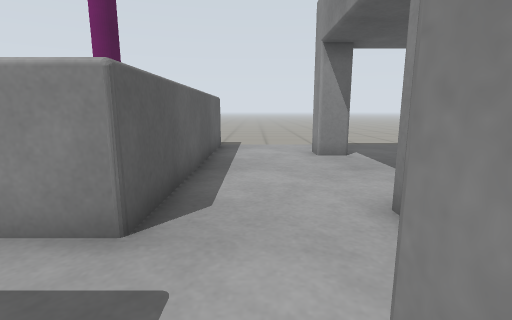
View 1 (above)

17 first-person views from a walk through a world built for the Gazebo simulator. The camera is 0.72 m above the floor, tilts 10° down and sees 85° across. The floor is counted in squares, 0.5 m on a side. Each view is taken from the middle of a square. On the plan, view 1 faces up. The plan holds only what a view shows up to about 14 squares ahead; the rest is blank.

View 2
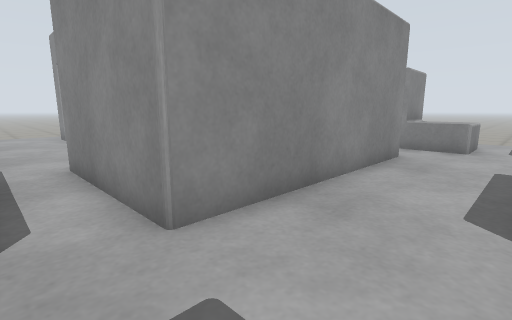

View 3
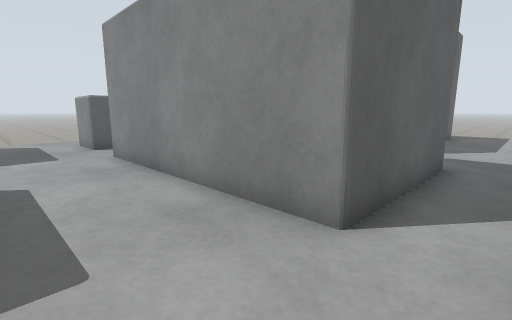

View 4
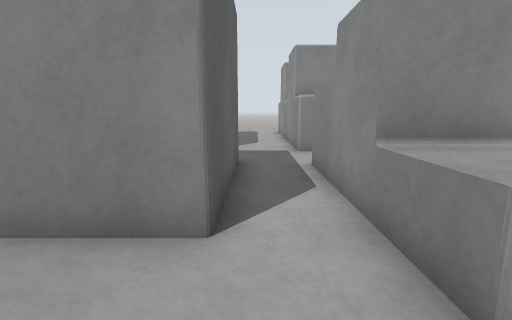

View 5
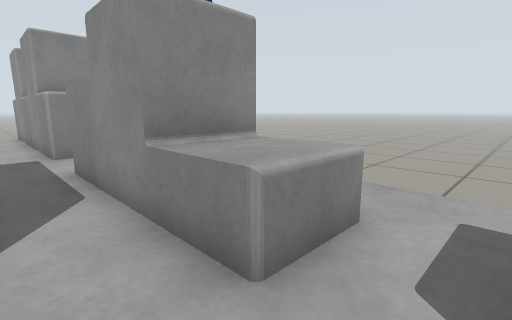

View 6
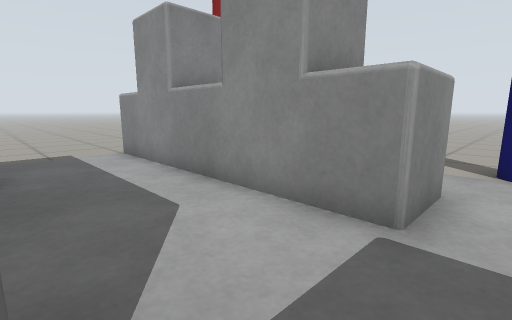

View 7
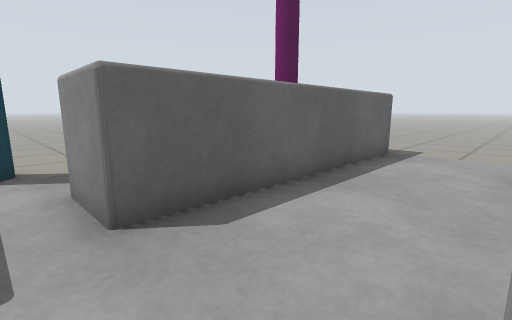

View 8
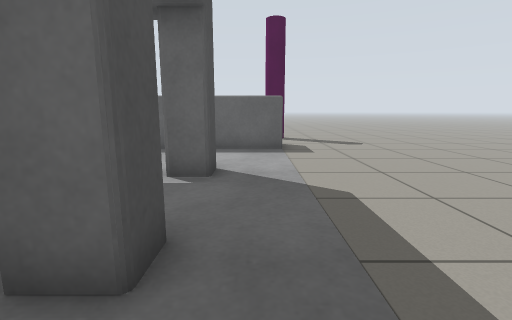

View 9
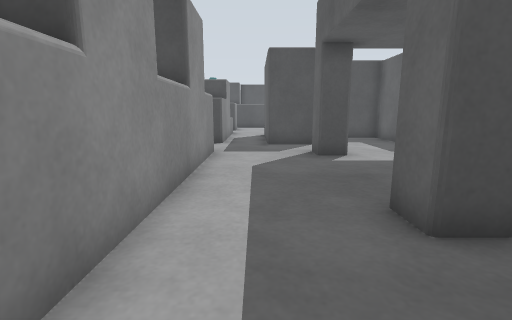

View 10
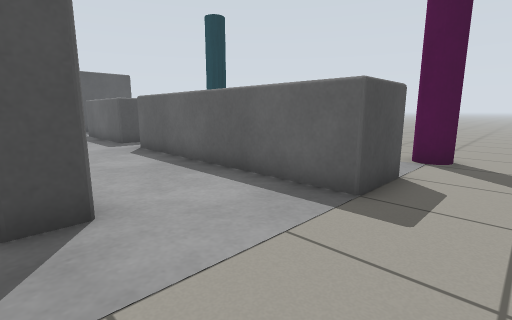

View 11
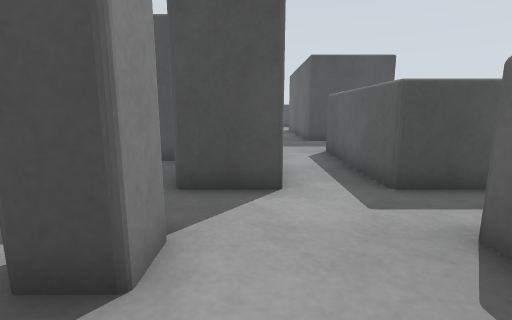

View 12
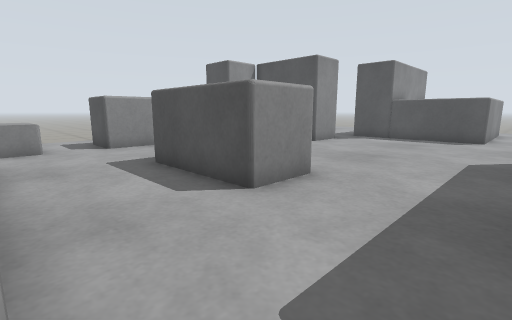

View 13
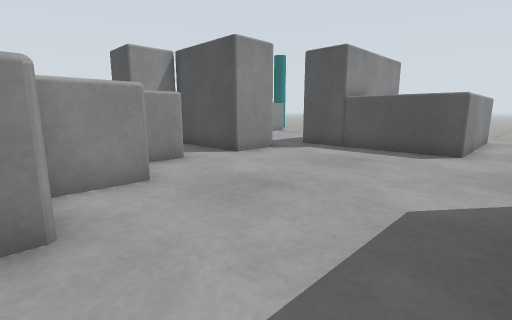

View 14
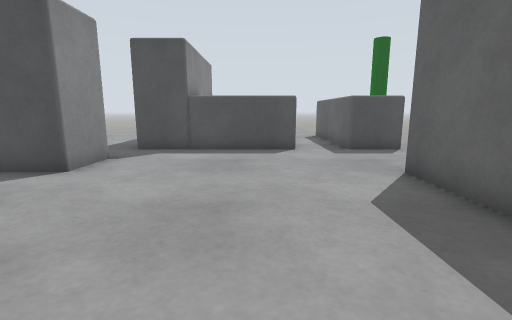

View 15
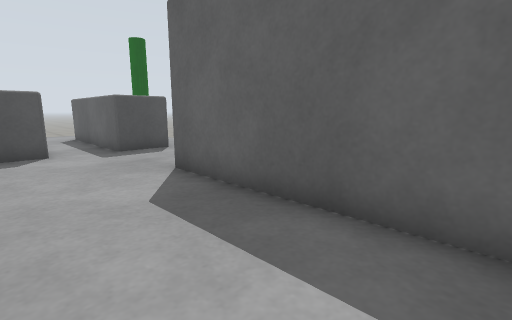

View 16
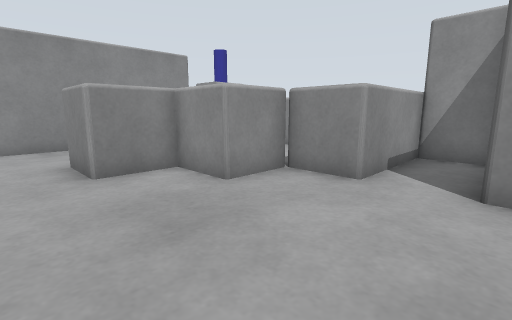

View 17
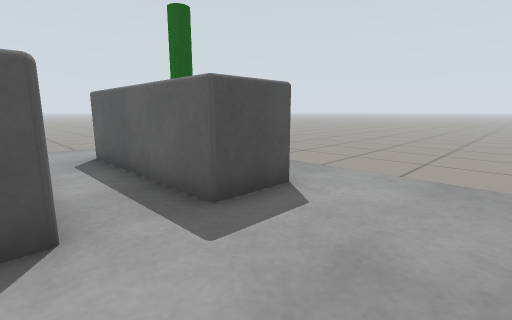

### Floor plan
Points are (right, up) in squares from view 1. A wall is a line through its corners. A room is listed if a view was taken in it or the views show most of it. See-through windows are left out.
Room 1 (views 1, 6, 7, 8, 9, 10, 11, 12)
walls: (2, 5.9) (2, 10) (3, 10); (2, 3) (2, 4); (6, 10) (7, 10) (7, 8.7); (7, 7.1) (7, 3); (6.5, 1) (8.5, 1) (8.5, -4); (10.5, 3) (10.5, 12); (0.5, -4) (0.5, 1) (2.5, 1); (10.5, -5.5) (10.5, 0.5)
low walls: (-3.5, 12) (-1.5, 12) (-1.5, 3) (-3.5, 3); (-3.4, 1) (-1.5, 1) (-1.5, -4)
ways out: opening at (-0.5, -5) to room 2; opening at (9.5, -5.5) to room 2; opening at (11.5, 1.5) to room 2; opening at (11.5, 13.5) to room 2; opening at (-2.5, 2); opening at (-2.5, 13.5); opening at (2, 2); opening at (7, 2)
Room 2 (views 2, 3, 4, 5, 13, 14, 15)
walls: (8.5, -4) (0.5, -4); (-3.5, -7.5) (-1.5, -7.5) (-1.5, -9.5)
low walls: (12.5, -5.5) (10.5, -5.5); (10.5, -9.4) (10.5, -7.5) (12.5, -7.5); (10.5, 0.5) (11, 0.5); (12.5, 3) (10.5, 3); (2.6, -9.5) (2.6, -7.5) (6.6, -7.5); (-1.5, -4) (-3.5, -4)
ways out: opening at (-0.5, -5) to room 1; opening at (9.5, -5.5) to room 1; opening at (11.5, 1.5) to room 1; opening at (11.5, 13.5) to room 1; opening at (0.5, -8.5) to room 3; opening at (-2.5, -6)
objects: other object (15, 2)
Room 3 (views 16, 17)
walls: (0.5, -19.5) (5.5, -19.5); (6.5, -17.5) (6.5, -15.5) (10.5, -15.5) (10.5, -13.5); (-1.5, -9.5) (-1.5, -15.5)
low walls: (-3.5, -19.5) (-1.5, -19.5) (-1.5, -25.4); (10.5, -13.5) (6.5, -13.5) (6.5, -11.5) (4.6, -11.5) (4.6, -9.5) (2.6, -9.5); (0.5, -25.4) (0.5, -19.5)
ways out: opening at (0.5, -8.5) to room 2; opening at (-2.5, -17.5); opening at (-0.5, -26); opening at (6.5, -18.5)

Positions as (right, up) in squares from view 1, and headings:
1: (0, 0), facing up
2: (-1, -7), facing up-right
3: (10, -7), facing up-left
4: (9, -7), facing up
5: (9, -7), facing up-right
6: (7, 2), facing up-right
7: (2, 2), facing up-left
8: (9, 11), facing left
9: (9, 13), facing down
10: (3, 14), facing down-left
11: (1, 6), facing down
12: (-1, -4), facing down-right
13: (-1, -9), facing down-right
14: (2, -9), facing down
15: (2, -9), facing down-left
16: (1, -16), facing up-right
17: (1, -16), facing down-left
